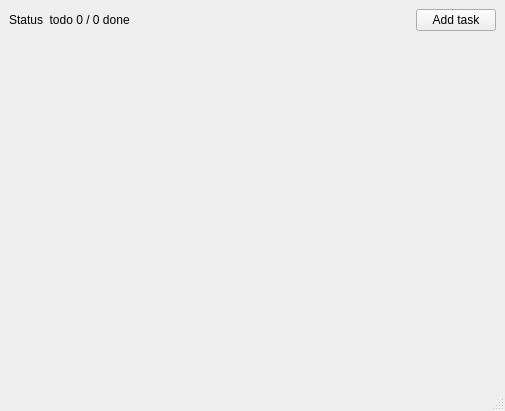
<?xml version="1.0" encoding="UTF-8"?>
<ui version="4.0">
 <class>MainWindow</class>
 <widget class="QMainWindow" name="MainWindow">
  <property name="geometry">
   <rect>
    <x>0</x>
    <y>0</y>
    <width>505</width>
    <height>411</height>
   </rect>
  </property>
  <property name="windowTitle">
   <string>MainWindow</string>
  </property>
  <widget class="QWidget" name="centralwidget">
   <layout class="QVBoxLayout" name="verticalLayout">
    <item>
     <layout class="QHBoxLayout" name="toolbarlayout">
      <item>
       <widget class="QLabel" name="statusLabel">
        <property name="text">
         <string>Status  todo 0 / 0 done</string>
        </property>
       </widget>
      </item>
      <item>
       <spacer name="horizontalSpacer">
        <property name="orientation">
         <enum>Qt::Horizontal</enum>
        </property>
        <property name="sizeHint" stdset="0">
         <size>
          <width>40</width>
          <height>20</height>
         </size>
        </property>
       </spacer>
      </item>
      <item>
       <widget class="QPushButton" name="addTaskButton">
        <property name="text">
         <string>Add task</string>
        </property>
       </widget>
      </item>
     </layout>
    </item>
    <item>
     <layout class="QVBoxLayout" name="tasksLayout">
      <item>
       <spacer name="spacer">
        <property name="orientation">
         <enum>Qt::Vertical</enum>
        </property>
        <property name="sizeHint" stdset="0">
         <size>
          <width>20</width>
          <height>40</height>
         </size>
        </property>
       </spacer>
      </item>
     </layout>
    </item>
   </layout>
  </widget>
  <widget class="QMenuBar" name="menubar">
   <property name="geometry">
    <rect>
     <x>0</x>
     <y>0</y>
     <width>505</width>
     <height>20</height>
    </rect>
   </property>
  </widget>
  <widget class="QStatusBar" name="statusbar"/>
 </widget>
 <resources/>
 <connections/>
</ui>
